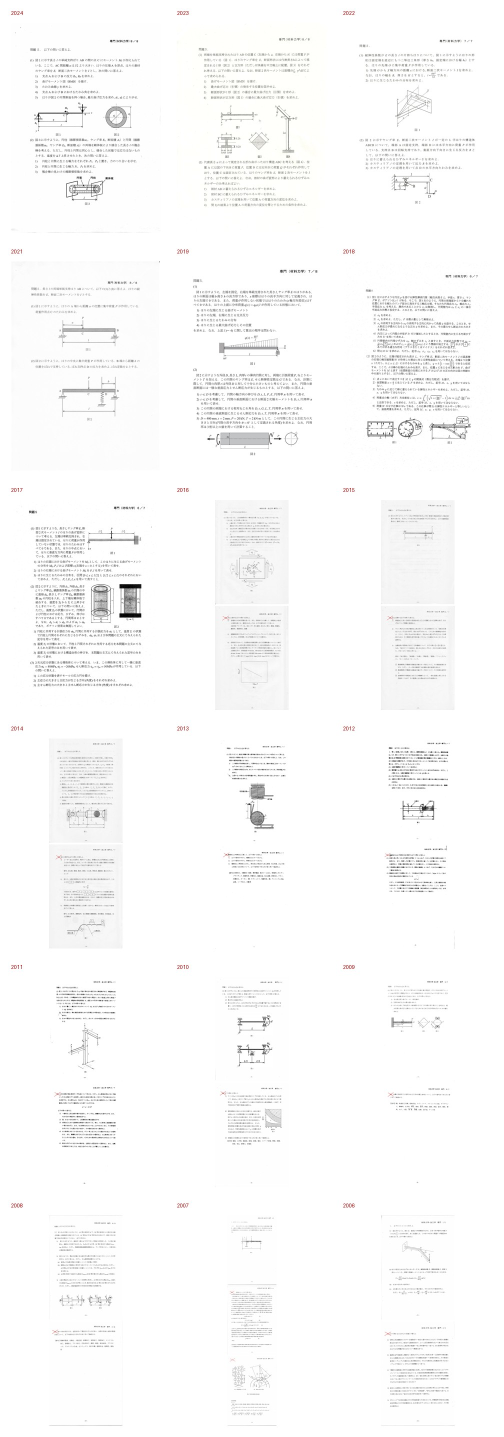
#> input picture work/material_problem_contact.jpg, 1008 x 2874 px, given in place of 2024_vibration.jpg, which was not available (shown at 1/2 size)
$ python make_exam_study_tracker_embedded.py
#> lines starting #> are read from the running program, lines starting #| are printed output that depends on the picture
from pathlib import Path
from math import ceil

from PIL import Image as PILImage
from openpyxl import Workbook
from openpyxl.drawing.image import Image as XLImage
from openpyxl.worksheet.table import Table, TableStyleInfo
from openpyxl.styles import Font, PatternFill, Border, Side, Alignment
from openpyxl.worksheet.datavalidation import DataValidation
from openpyxl.formatting.rule import FormulaRule


ROOT = Path(r"C:/Users/kotas/Documents/Codex/2026-07-14/ko")
OUT_DIR = ROOT / "outputs" / "exam_study_tracker_embedded"
PROBLEM_SRC = ROOT / "outputs" / "exam_study_tracker_linked" / "problems"
OUT = OUT_DIR / "nagoya_exam_study_tracker_embedded_questions.xlsx"

YEARS = [2024, 2023, 2022, 2021, 2019, 2018, 2017, 2016, 2015, 2014, 2013, 2012, 2011, 2010, 2009, 2008, 2007, 2006]
SUBJECTS = [
    ("振動", "vibration"),
    ("熱力", "thermo"),
    ("材力", "material"),
    ("流体", "fluid"),
]
HEADERS = [
    "年度",
    "問題",
    "状態",
    "手ごたえ",
    "難易度",
    "正答率",
    "時間(分)",
    "詰まったこと",
    "必要な公式",
    "次やること",
    "優先度",
    "復習回数",
    "メモ",
]


def safe_sheet_ref(sheet_name: str, cell: str) -> str:
    return f"#'{sheet_name}'!{cell}"


def prepare_problem_image(subject_key: str, year: int, max_width: int = 760) -> Path:
    src = PROBLEM_SRC / subject_key / f"{year}_{subject_key}.jpg"
    dst_dir = OUT_DIR / "embedded_images" / subject_key
    dst_dir.mkdir(parents=True, exist_ok=True)
    dst = dst_dir / f"{year}_{subject_key}_embedded.jpg"
    with PILImage.open(src) as img:
        img = img.convert("RGB")
        if img.width > max_width:
            ratio = max_width / img.width
            img = img.resize((max_width, int(img.height * ratio)), PILImage.LANCZOS)
        img.save(dst, "JPEG", quality=86, optimize=True)
    return dst


def setup_problem_sheet(wb: Workbook, subject_name: str, subject_key: str) -> dict[int, str]:
    ws = wb.create_sheet(f"{subject_name}_問題")
    ws.sheet_view.showGridLines = False
    ws.column_dimensions["A"].width = 110
    ws.column_dimensions["B"].width = 3

    anchors: dict[int, str] = {}
    row = 1
    for year in YEARS:
        anchor = f"A{row}"
        anchors[year] = anchor
        ws[anchor] = f"{year} {subject_name}"
        ws[anchor].fill = PatternFill("solid", fgColor="263238")
        ws[anchor].font = Font(bold=True, color="FFFFFF", size=14)
        ws[anchor].alignment = Alignment(vertical="center")
        ws.row_dimensions[row].height = 24

        img_path = prepare_problem_image(subject_key, year)
        with PILImage.open(img_path) as im:
            width, height = im.size
        xl_img = XLImage(str(img_path))
        xl_img.width = width
        xl_img.height = height
        ws.add_image(xl_img, f"A{row + 1}")

        rows_for_image = ceil(height / 20) + 3
        row += rows_for_image

    ws.freeze_panes = "A1"
    return anchors


# [105 lines left out: function setup_log_sheet, not called in this run]


def main() -> None:
    OUT_DIR.mkdir(parents=True, exist_ok=True)
    wb = Workbook()
    wb.remove(wb.active)

    anchors_by_subject = {}
    for subject_name, subject_key in SUBJECTS:
        anchors_by_subject[subject_name] = setup_problem_sheet(wb, subject_name, subject_key)
#> this loop made 1 pass
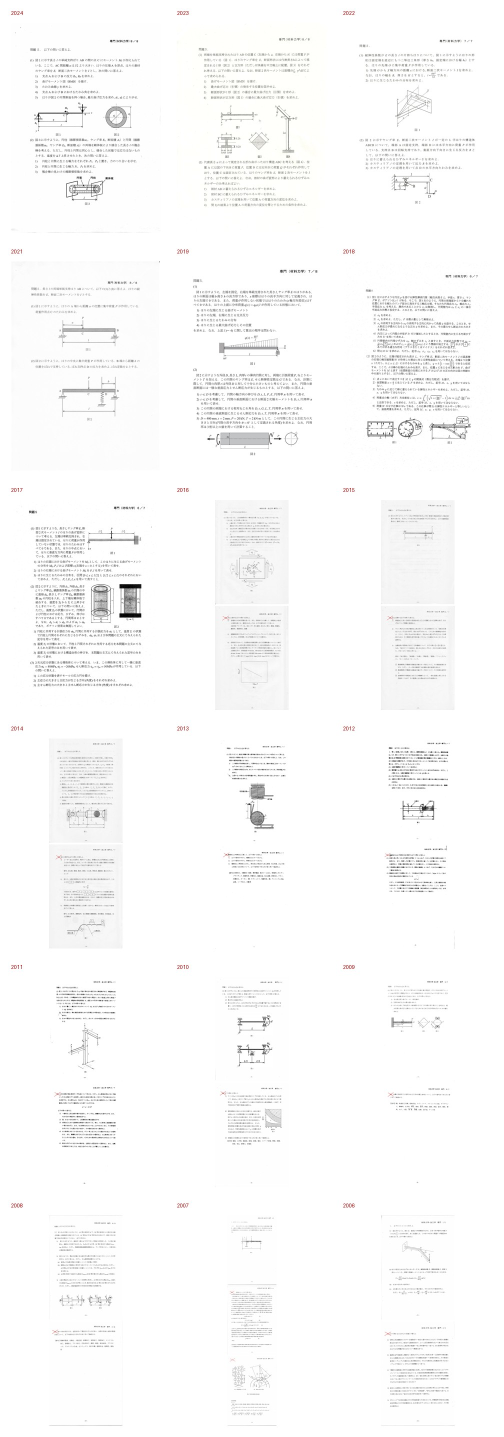
#> input picture work/material_problem_contact.jpg, 1008 x 2874 px, given in place of 2024_vibration.jpg, which was not available (shown at 1/2 size)
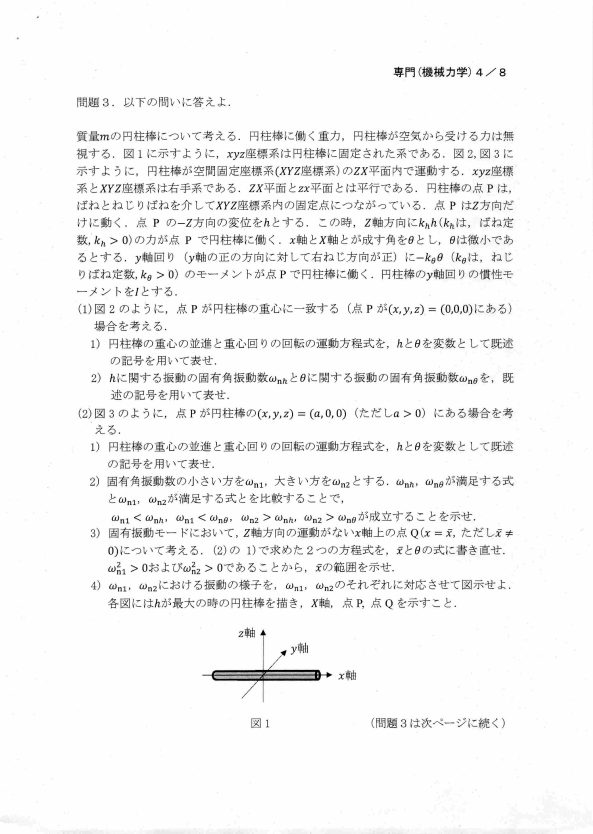
#> input picture work/page4_check.jpg, 1186 x 1667 px, given in place of 2023_vibration.jpg, which was not available (shown at 1/2 size)
#> pass 1, in prepare_problem_image (call 2), `img = img.resize((max_width, int(img.height * ratio)), PILImage.LANCZOS)`:
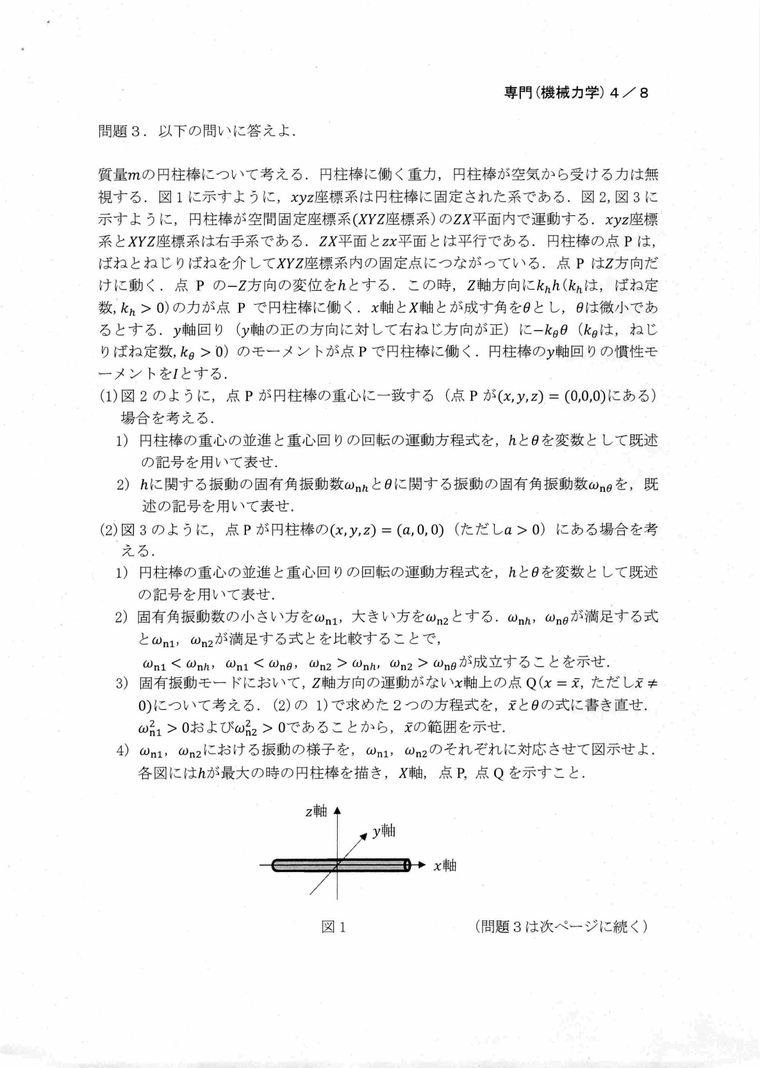
#> img: PIL image 760x1068 RGB; min 0, max 255, mean 244.3
    for subject_name, subject_key in SUBJECTS:
        setup_log_sheet(wb, subject_name, subject_key, anchors_by_subject[subject_name])

    # Put the record sheets first.
    ordered = [wb[s] for s, _ in SUBJECTS] + [wb[f"{s}_問題"] for s, _ in SUBJECTS]
    wb._sheets = ordered
    wb.active = 0
    wb.save(OUT)
    print(OUT)


if __name__ == "__main__":
#> (the run stopped early here; a loop or call above may not have finished)
